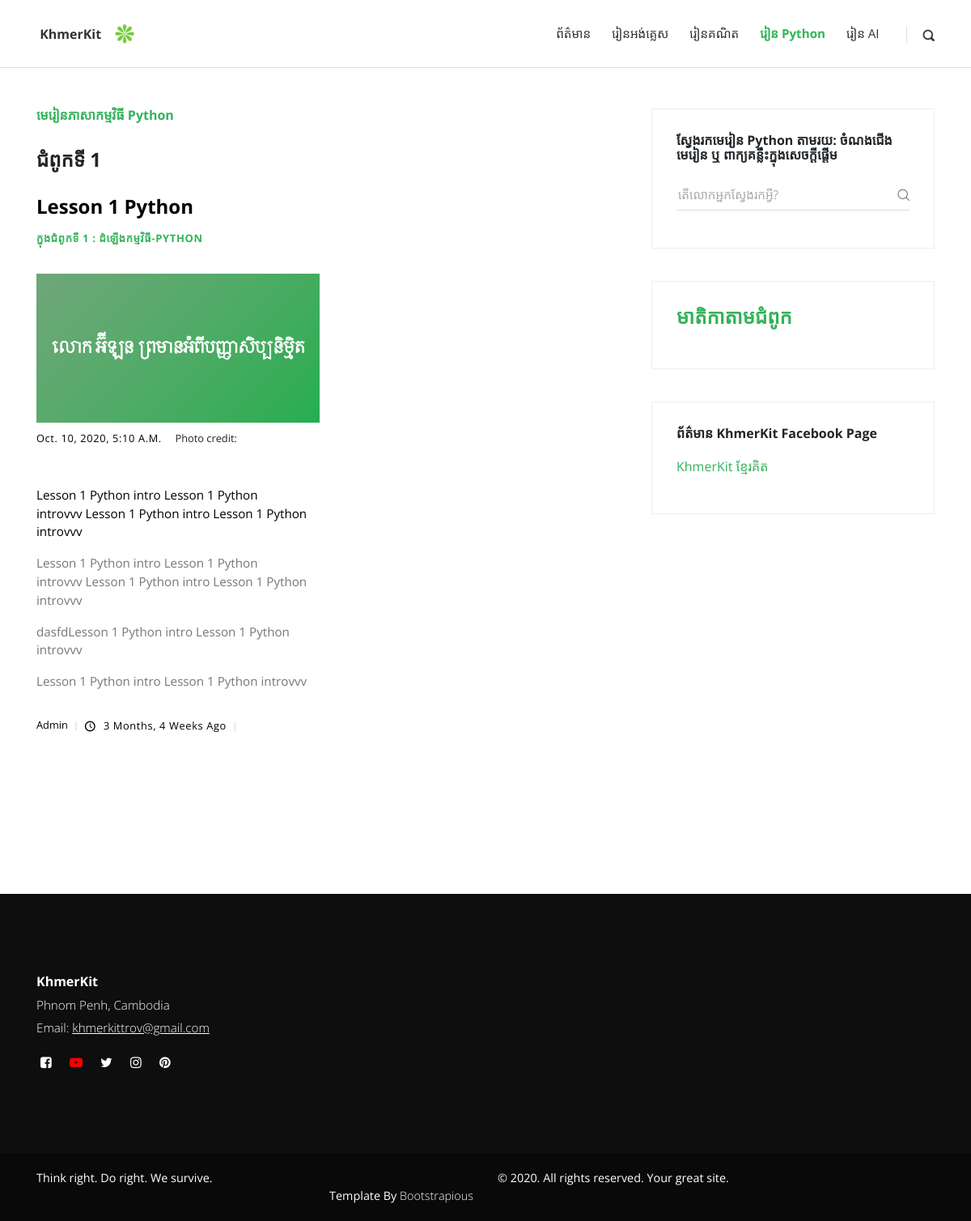
/python_chapter/1/, run on an earlier commit of the app's database.
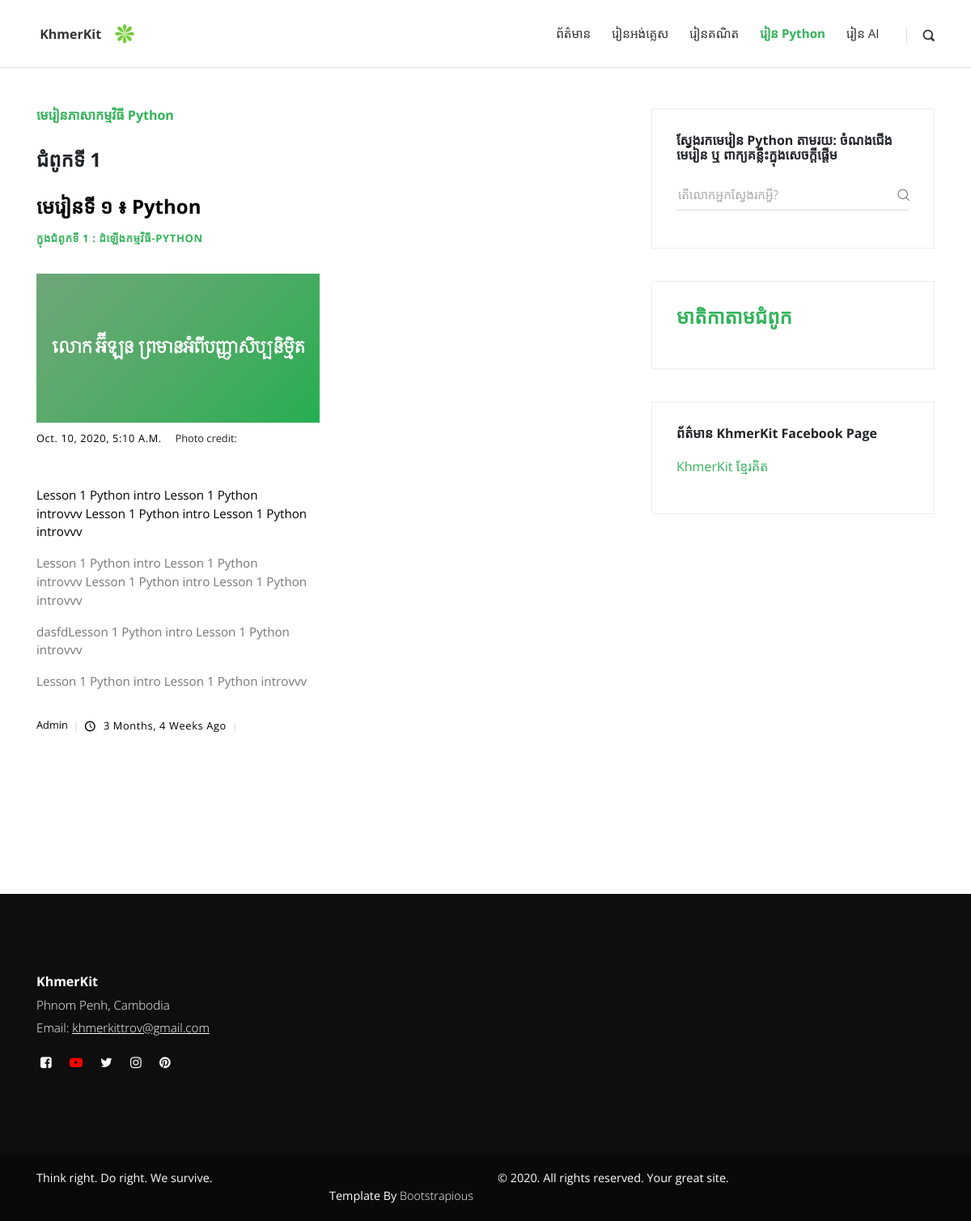
And on a later commit of the database.
### pthnapp/models.py (models this page shows, shortened)
class PTHN_Unit(models.Model):
    title = models.CharField(max_length=250)
    chapter = models.ForeignKey(PTHN_Chapter, on_delete=models.CASCADE)
    date_posted = models.DateTimeField(default=timezone.now)
    content = RichTextField(blank=True, null=True)
    article1 = RichTextField(blank=True, null=True)
    thumbnailIndex = models.ImageField(default='default.png', blank=True, unique=False)
    photo_credit_thumbnailIndex = models.CharField(max_length=50, default='?')
    video = EmbedVideoField(default='default.mp3', blank=True)
    thumbnail1 = models.ImageField(default='default.png', blank=True, unique=False)
    photo_credit_thumbnail1 = models.CharField(max_length=50, default='?')
    article2 = RichTextField(blank=True, null=True)
    thumbnail2 = models.ImageField(default='default.png', blank=True)
    photo_credit_thumbnail2 = models.CharField(max_length=50, default='?')
    article3 = RichTextField(blank=True, null=True)
    thumbnail3 = models.ImageField(default='default.png', blank=True)
    photo_credit_thumbnail3 = models.CharField(max_length=50, default='?')
    author = models.ForeignKey(User, on_delete=models.CASCADE)
    class Meta:
        verbose_name = 'Python_Unit'
        verbose_name_plural = 'Python_Units'

class PTHN_Chapter(models.Model):
    title = models.CharField(max_length=200, unique= True)
    description = models.CharField(max_length=250, default=True)
    class Meta:
        ordering = ('title', )
        verbose_name = 'Python_Chapter'
        verbose_name_plural = 'Python_Chapters'

### pthnapp/views.py (the view)
# urls.py: path('python_chapter/<str:pthncpt>/', views.pthn_each_chapter, name='python-each-chapter-page'),
def pthn_each_chapter(request, pthncpt):
    chapter_units = PTHN_Unit.objects.filter(chapter=pthncpt)
    query = request.GET.get('q')
    if query:
        chapter_units = chapter_units.filter(Q(mathcpt__icontains=query)
        )
    context = {
        'pthncpt' : pthncpt,
        'chapter_units': chapter_units
    }
    return render(request, 'pthn_each_chapter.html', context)

### templates/pthn_each_chapter.html (shortened to what the changed rows need)
{% load static %}
<!DOCTYPE html>
<html>
  <head>
    <link rel="stylesheet" href="{% static 'vendor/bootstrap/css/bootstrap.min.css'%}">
    <link rel="stylesheet" href="{% static 'vendor/font-awesome/css/font-awesome.min.css'%}">
    <link rel="stylesheet" href="{% static 'css/fontastic.css'%}">
    <link rel="stylesheet" href="{% static 'vendor/@fancyapps/fancybox/jquery.fancybox.min.css'%}">
    <link rel="stylesheet" href="{% static 'css/style.green.css'%}" id="theme-stylesheet">
  </head>
  <body>
    <div class="container">
      <div class="row">
        <main class="posts-listing col-lg-8">
          <div class="container">
           <div class="row">
            {% if chapter_units %}
                <div class="post col-xl-6">
                  <br>
                  <br>
                  {% for p in chapter_units %}
                    <h3 class="h4">
                      <a href="{% url 'python-details' p.pk %}" style="color:#000000" >{{ p.title }}
                      </a>
                    </h3>
                    <div class="post-meta d-flex justify-content-between">
                        <div class="category"><a href="{% url 'python-chapter-list-page'%}"> ក្នុងជំពូកទី {{ p.chapter.id }} : {{ p.chapter.title }}</a></div>
                    </div>
                    <br>
                    <div class="post-thumbnail"><a href="{% url 'python-details' p.pk %}"><img src="{{ p.thumbnailIndex.url }}" alt="..." class="img-fluid"></a></div>
                    <div class="post-details">
                      <div class="post-meta d-flex justify-content-start">
                        <div class="date meta-last" style="color:#000000" >{{ p.date_posted }}</div>
                        <div class> Photo credit: {{ p.photo_credit }}</div>
                      </div>
                      <p class="text-muted"><a href="{% url 'python-details' p.pk %}" style="color:#000000" >{{ p.content|safe }}</a></p>
                      <footer class="post-footer d-flex align-items-center">
                        <div class="title"><a href="mailto:khmerkittrov@gmail.com" style="color:#000000" ><span>{{ p.author }}</span></a></div>
                        <div class="date" style="color:#000000"><i class="icon-clock"></i> {{ p.date_posted|timesince }} ago</div>
                      </footer>
                    </div>
                    <br>
                    <br>
                   {% endfor %}
                </div>
            {% endif %}
           </div>
          </div>
        </main>
      </div>
    </div>
  </body>
</html>

What changed in the data, as far as the page shows it:
changed PTHN_Unit "3 Months, 4 Weeks": title "Lesson 1 Python" → "មេរៀនទី ១ ៖ Python"
